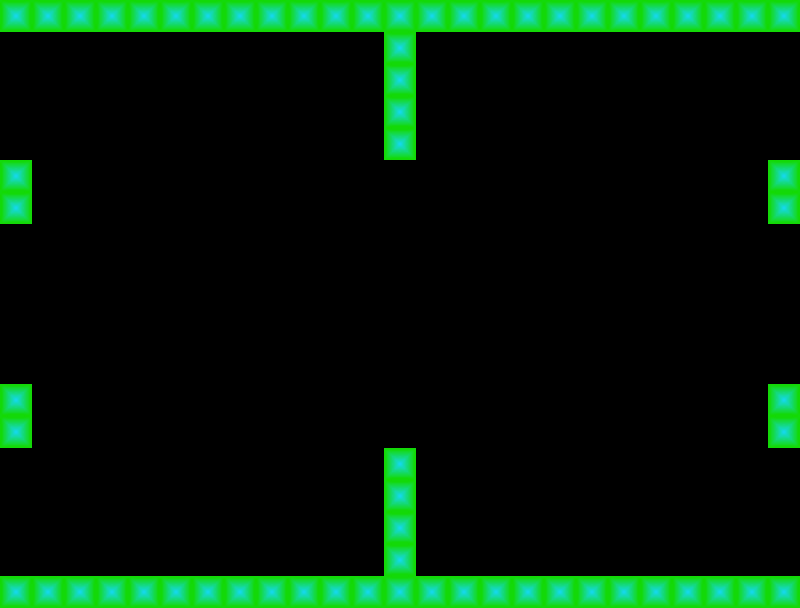

This game map was drawn from its Tiled (.tmx) file and the tilesets committed beside it. A one-line description and the full map source follow:
An orthogonal 25x19 tile map with 32x32 px tiles, 1 tile layer (layer1), 4 tilesets and 3 objects.

<map version="1.0" tiledversion="1.1.5" orientation="orthogonal" renderorder="right-down" width="25" height="19" tilewidth="32" tileheight="32" infinite="0" nextobjectid="6">
 <tileset firstgid="1" name="wall1" tilewidth="32" tileheight="32" tilecount="1" columns="1">
  <image source="wall1.png" width="32" height="32" />
 </tileset>
 <tileset firstgid="2" name="player" tilewidth="32" tileheight="96" tilecount="1" columns="1">
  <image source="player.png" width="32" height="96" />
 </tileset>
 <tileset firstgid="3" name="enemy" tilewidth="32" tileheight="96" tilecount="1" columns="1">
  <image source="enemy.png" width="32" height="96" />
 </tileset>
 <tileset firstgid="4" name="ball" tilewidth="17" tileheight="17" tilecount="1" columns="1">
  <image source="ball.png" width="17" height="17" />
 </tileset>
 <layer name="layer1" width="25" height="19">
  <data encoding="csv">
1,1,1,1,1,1,1,1,1,1,1,1,1,1,1,1,1,1,1,1,1,1,1,1,1,
0,0,0,0,0,0,0,0,0,0,0,0,1,0,0,0,0,0,0,0,0,0,0,0,0,
0,0,0,0,0,0,0,0,0,0,0,0,1,0,0,0,0,0,0,0,0,0,0,0,0,
0,0,0,0,0,0,0,0,0,0,0,0,1,0,0,0,0,0,0,0,0,0,0,0,0,
0,0,0,0,0,0,0,0,0,0,0,0,1,0,0,0,0,0,0,0,0,0,0,0,0,
1,0,0,0,0,0,0,0,0,0,0,0,0,0,0,0,0,0,0,0,0,0,0,0,1,
1,0,0,0,0,0,0,0,0,0,0,0,0,0,0,0,0,0,0,0,0,0,0,0,1,
0,0,0,0,0,0,0,0,0,0,0,0,0,0,0,0,0,0,0,0,0,0,0,0,0,
0,0,0,0,0,0,0,0,0,0,0,0,0,0,0,0,0,0,0,0,0,0,0,0,0,
0,0,0,0,0,0,0,0,0,0,0,0,0,0,0,0,0,0,0,0,0,0,0,0,0,
0,0,0,0,0,0,0,0,0,0,0,0,0,0,0,0,0,0,0,0,0,0,0,0,0,
0,0,0,0,0,0,0,0,0,0,0,0,0,0,0,0,0,0,0,0,0,0,0,0,0,
1,0,0,0,0,0,0,0,0,0,0,0,0,0,0,0,0,0,0,0,0,0,0,0,1,
1,0,0,0,0,0,0,0,0,0,0,0,0,0,0,0,0,0,0,0,0,0,0,0,1,
0,0,0,0,0,0,0,0,0,0,0,0,1,0,0,0,0,0,0,0,0,0,0,0,0,
0,0,0,0,0,0,0,0,0,0,0,0,1,0,0,0,0,0,0,0,0,0,0,0,0,
0,0,0,0,0,0,0,0,0,0,0,0,1,0,0,0,0,0,0,0,0,0,0,0,0,
0,0,0,0,0,0,0,0,0,0,0,0,1,0,0,0,0,0,0,0,0,0,0,0,0,
1,1,1,1,1,1,1,1,1,1,1,1,1,1,1,1,1,1,1,1,1,1,1,1,1
</data>
 </layer>
 <objectgroup name="object1">
  <object id="1" gid="2" x="42" y="352" width="32" height="96" />
  <object id="2" gid="3" x="726" y="352" width="32" height="96" />
  <object id="4" gid="4" x="390.5" y="314.5" width="17" height="17" />
 </objectgroup>
</map>